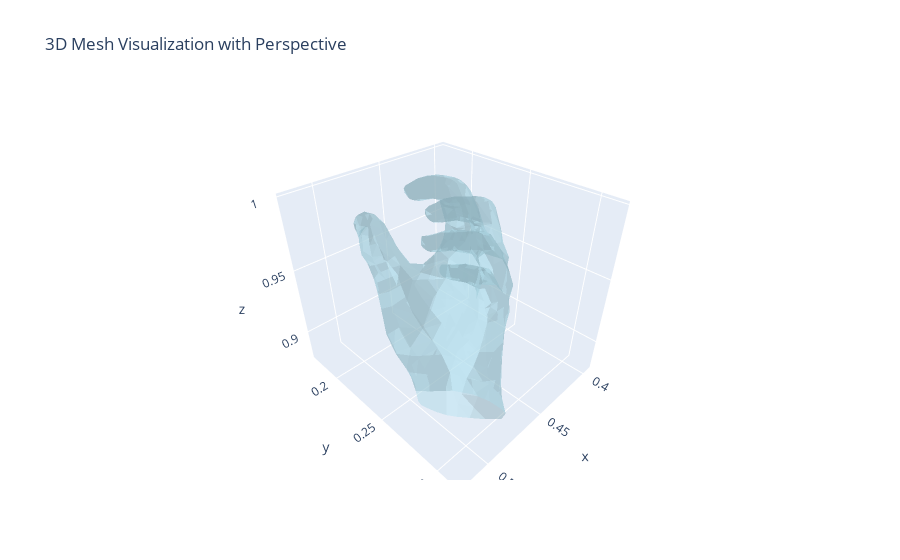

The code cell stored with this chart in its notebook:
### Code cell
import numpy as np
import plotly.graph_objects as go

def display_mesh_plotly(mesh):
    """
    mano.utils.Mesh 객체의 vertices와 faces를 Plotly의 Mesh3d로 변환하여,
    Notebook 내에서 인터랙티브하게 시각화합니다.
    """
    # mesh가 vertices와 faces 속성을 가지고 있다고 가정합니다.
    vertices = np.array(mesh.vertices)
    faces = np.array(mesh.faces)
    
    x, y, z = vertices[:, 0], vertices[:, 1], vertices[:, 2]
    # faces 배열의 각 행은 삼각형의 세 꼭짓점 인덱스를 나타냅니다.
    i = faces[:, 0]
    j = faces[:, 1]
    k = faces[:, 2]
    
    fig = go.Figure(data=[
        go.Mesh3d(
            x=x, y=y, z=z,
            i=i, j=j, k=k,
            opacity=0.50,
            color='lightblue',
            flatshading=True
        )
    ])
    fig.update_layout(
        title="3D Mesh Visualization with Perspective",
        scene=dict(
            aspectmode='data',
            camera=dict(
                projection=dict(type='perspective')  # 카메라를 perspective 투영으로 설정.
            )
        )
    )
    fig.show()

# 사용 예시:
display_mesh_plotly(h_meshes[0])

### Figure 1 — Plotly figure (JSON) as saved in the notebook; plotly's stock layout.template omitted (floating-point values rounded to 4 significant figures; data arrays with more than 128 entries replaced by an {"elided": "..."} marker saying what was removed)
{"data": [{"color": "lightblue", "flatshading": true, "i": {"elided": "1538 int values"}, "j": {"elided": "1538 int values"}, "k": {"elided": "1538 int values"}, "opacity": 0.5, "type": "mesh3d", "x": {"elided": "778 float values"}, "y": {"elided": "778 float values"}, "z": {"elided": "778 float values"}}], "layout": {"scene": {"aspectmode": "data", "camera": {"projection": {"type": "perspective"}}}, "title": {"text": "3D Mesh Visualization with Perspective"}}}
